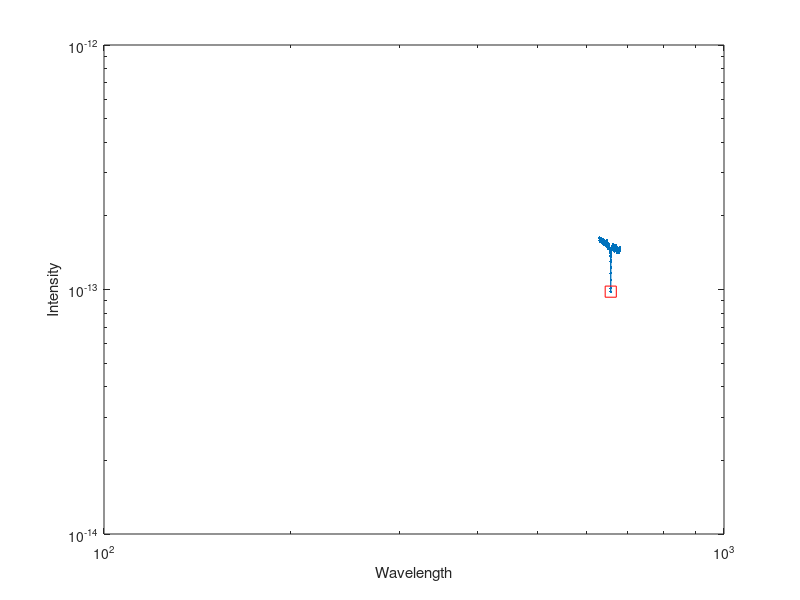

The MATLAB source for this figure:
% Star motion
% Determine a star's motion by calculating the redshift in its spectrum, using the Hydrogen-alpha () line.

% Load data and define measurement parameters
load starData

nObs = size(spectra,1);
lambdaStart = 630.02;
lambdaDelta = 0.14;

% Create vector of wavelengths.
lambdaEnd = lambdaStart + (nObs - 1) * lambdaDelta;
lambda = (lambdaStart:lambdaDelta:lambdaEnd)';

% Extract spectrum of HD94028
% Extract the appropriate column of spectra
s = spectra(:, 6);

% Plot the spectrum
loglog(lambda, s, '.-');
xlabel('Wavelength')
ylabel('Intensity')

% Find the wavelength of the Hydrogen-alpha line
% Find the minimum spectral value and corresponding wavelength
[sHa idx] = min(s);
lambdaHa = lambda(idx);

% Add Hydrogen-alpha to spectrum plot
hold on;
x = lambdaHa;
y = sHa;
plot(x, y, 'rs', 'MarkerSize', 8);

% Determine the redshift & stellar motion
%redshift factor
z = (lambdaHa / 656.28) - 1;
speed = z * 299792.458;